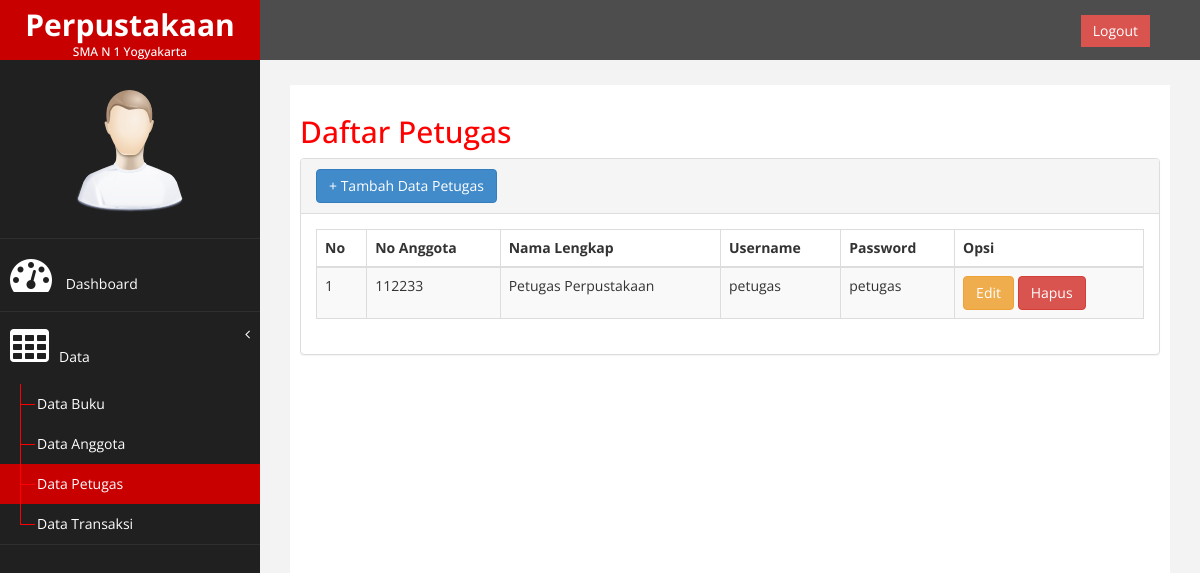
The page /halaman/petugas/data/petugas/data_petugas.php on the database its author committed.
### tables this page shows
CREATE TABLE `tab_petugas` (
  `no_petugas` int(11) NOT NULL,
  `nama_petugas` varchar(200) NOT NULL,
  `username` varchar(100) NOT NULL,
  `password` varchar(100) NOT NULL,
  `ulang_pass` varchar(100) NOT NULL
);

### halaman/petugas/data/petugas/data_petugas.php (the view, shortened to what this page needs)
<!DOCTYPE html>
<html xmlns="http://www.w3.org/1999/xhtml">
<head>
    <link href="../../../assets/css/bootstrap.css" rel="stylesheet" />
    <link href="../../../assets/css/font-awesome.css" rel="stylesheet" />
    <link href="../../../assets/js/morris/morris-0.4.3.min.css" rel="stylesheet" />
    <link href="../../../assets/css/custom.css" rel="stylesheet" />
    <link href="../../../assets/js/dataTables/dataTables.bootstrap.css" rel="stylesheet" />
</head>
<body>
    <div id="wrapper">
        <nav class="navbar navbar-default navbar-cls-top " role="navigation" style="margin-bottom: 0">
            <div class="navbar-header">
                <a class="navbar-brand" href="">
                    Perpustakaan<h6>SMA N 1 Yogyakarta</h6>
                </a>
            </div>
  <div style="color: white;
padding: 15px 50px 5px 50px;
float: right;
font-size: 16px;"><a href="../../logout.php" class="btn btn-danger square-btn-adjust">Logout</a> </div>
        </nav>
                <nav class="navbar-default navbar-side" role="navigation">
            <div class="sidebar-collapse">
                <ul class="nav" id="main-menu">
				<li class="text-center">
                    <img src="../../../assets/img/find_user.png" class="user-image img-responsive"/>
					</li>
                    <li>
                        <a href="../../dashboard.php"><i class="fa fa-dashboard fa-3x"></i> Dashboard</a>
                    </li>
                    <li>
                        <a href="#"><i class="fa fa-table fa-3x"></i>Data<span class="fa arrow"></span></a>
                        <ul class="nav nav-second-level">
                            <li>
                                <a href="../buku/data_buku.php">Data Buku</a>
                            </li>
                            <li>
                                <a href="../anggota/data_anggota.php">Data Anggota</a>
                            </li>
                            <li>
                                <a class="active-menu" href="data_petugas.php">Data Petugas</a>
                            </li>
                            <li>
                                <a href="../transaksi/transaksi_buku.php">Data Transaksi</a>
                            </li>
                    </li>
                </ul>
            </div>
        </nav>
        <div id="page-wrapper" >
            <div id="page-inner">
                <div class="row">
                    <div class="col-md-12">
                     <h2>Daftar Petugas</h2>
                    </div>
                </div>
                 <div class="panel panel-default">
                <div class="panel-heading">
                <a href="tambah_petugas.php" class="btn btn-primary">+ Tambah Data Petugas</a>
                </div>
                        <div class="panel-body">
                            <div class="table-responsive">
                                <table class="table table-striped table-bordered table-hover" id="dataTables-example">
                                    <thead>
                                        <tr>
                                            <th>No</th>
                                            <th>No Anggota</th>
                                            <th>Nama Lengkap</th>
                                            <th>Username</th>
                                            <th>Password</th>
                                            <th>Opsi</th>
                                        </tr>
                                    </thead>
                                    <tbody>
                                        <?php
                                        include "../../../../koneksi.php";
                                        $no = 1;
                                        $ambil = mysqli_query($koneksi,"SELECT*FROM tab_petugas");
                                        while ($data = mysqli_fetch_array($ambil)) {
                                            ?>
                                            <tr class="odd gradeX">
                                                <td><?php echo $no++; ?></td>
                                                <td><?php echo $data['no_petugas']; ?></td>
                                                <td><?php echo $data['nama_petugas']; ?></td>
                                                <td><?php echo $data['username']; ?></td>
                                                <td><?php echo $data['ulang_pass']; ?></td>
                                                <td>
                                                    <a href="edit_petugas.php?id=<?php echo $data['no_petugas']; ?>" class="btn btn-warning">Edit</a>
                                                    <a href="hapus_petugas.php?id=<?php echo $data['no_petugas']; ?>" onclick="return confirm('Apakah anda yakin akan menghapus data ini?')" class="btn btn-danger">Hapus</a>
                                                </td>
                                            </tr>
                                            <?php
                                        }
                                        ?>
                                    </tbody>
                                </table>
                            </div>
                        </div>
                    </div>
    </div>
            </div>
        </div>
</body>
</html>

### halaman/assets/css/custom.css (style rules this page uses)
body { font-family: 'Open Sans', sans-serif; }
#wrapper { width: 100%; background:#202020; }
#page-wrapper { padding: 15px 15px; min-height: 600px; background:#F3F3F3; }
#page-inner { width:100%; margin:10px 20px 10px 0px; background-color:#fff!important; padding:10px; min-height:1200px; }
.text-center { text-align:center; }
h2 { color: #f00; }
.square-btn-adjust { border: 0px solid transparent; -webkit-border-radius: 0px; -moz-border-radius: 0px; border-radius: 0px; }
.user-image { margin: 25px auto; -webkit-border-radius: 10px; -moz-border-radius: 10px; border-radius: 10px; max-height:170px; max-width:170px; }
.navbar-cls-top .navbar-brand { color: #fff; background: #C90000; width: 260px; text-align: center; height: 60px; font-size: 30px; font-weight: 700; }
.active-menu { background-color:#C90000!important; }
.arrow { float: right; }
.fa.arrow:before { content: "\f104"; }
.nav-second-level li, .nav-third-level li { border-bottom: none !important; }
.nav-second-level li a { padding-left: 37px; }
.sidebar-collapse , .sidebar-collapse .nav { background:none; }
.sidebar-collapse .nav { padding:0; }
.sidebar-collapse .nav > li > a { color:#fff; background:#202020; text-shadow:none; }
.sidebar-collapse > .nav > li > a { padding:15px 10px; }
.sidebar-collapse > .nav > li { border-bottom: 1px solid rgba(107, 108, 109, 0.19); }
.nav-second-level > li > a:before , .nav-third-level > li > a:before { content:""; display:block; position:absolute; left:20px; width:15px; height:1px; background:#ff0000; top:20px; }
.nav-second-level > li > a:after, .nav-third-level > li > a:after { content:""; display:block; position:absolute; left:20px; width:1px; height:100%; background:#ff0000; top:0px; z-index:10; }
.nav-second-level > li:last-child > a:after, .nav-third-level > li:last-child > a:after { height:50%; }
.navbar-side { border:none; background-color: #202020; }
.navbar-cls-top { background:#4D4D4D; border-bottom:none; }
.navbar-default { border:0px solid black; }
.navbar-header { background: #A70303; }
.nav > li > a > i { margin-right:10px; }
@media (min-width:768px) { #page-wrapper { margin: 0 0 0 260px; padding: 15px 30px; min-height: 1200px; } }
@media (min-width:768px) { .navbar-side { z-index: 1; position: absolute; width: 260px; } }
@media (min-width:768px) { .navbar { border-radius: 0px; } }

### rows shown on the page
tab_petugas: no_petugas "112233", nama_petugas "Petugas Perpustakaan", username "petugas", ulang_pass "petugas"
